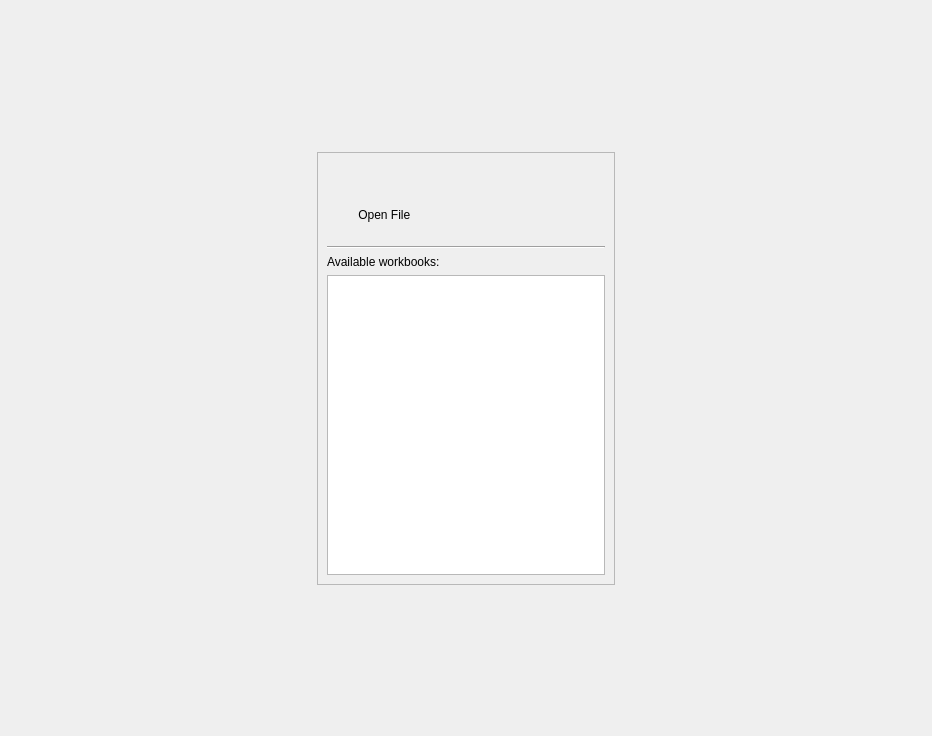
<?xml version="1.0" encoding="UTF-8"?>
<ui version="4.0">
 <class>Form</class>
 <widget class="QWidget" name="Form">
  <property name="geometry">
   <rect>
    <x>0</x>
    <y>0</y>
    <width>932</width>
    <height>736</height>
   </rect>
  </property>
  <property name="windowTitle">
   <string>Form</string>
  </property>
  <layout class="QVBoxLayout" name="verticalLayout_3">
   <item>
    <spacer name="verticalSpacer_2">
     <property name="orientation">
      <enum>Qt::Vertical</enum>
     </property>
     <property name="sizeHint" stdset="0">
      <size>
       <width>20</width>
       <height>40</height>
      </size>
     </property>
    </spacer>
   </item>
   <item>
    <widget class="QFrame" name="frame_3">
     <property name="frameShape">
      <enum>QFrame::NoFrame</enum>
     </property>
     <property name="frameShadow">
      <enum>QFrame::Raised</enum>
     </property>
     <layout class="QHBoxLayout" name="horizontalLayout">
      <item>
       <spacer name="horizontalSpacer">
        <property name="orientation">
         <enum>Qt::Horizontal</enum>
        </property>
        <property name="sizeHint" stdset="0">
         <size>
          <width>40</width>
          <height>20</height>
         </size>
        </property>
       </spacer>
      </item>
      <item>
       <widget class="QFrame" name="frame">
        <property name="frameShape">
         <enum>QFrame::StyledPanel</enum>
        </property>
        <property name="frameShadow">
         <enum>QFrame::Raised</enum>
        </property>
        <layout class="QVBoxLayout" name="verticalLayout">
         <item>
          <widget class="QFrame" name="frame_4">
           <property name="frameShape">
            <enum>QFrame::NoFrame</enum>
           </property>
           <property name="frameShadow">
            <enum>QFrame::Raised</enum>
           </property>
           <layout class="QHBoxLayout" name="horizontalLayout_2">
            <item>
             <widget class="QFrame" name="frame_2">
              <property name="frameShape">
               <enum>QFrame::NoFrame</enum>
              </property>
              <property name="frameShadow">
               <enum>QFrame::Raised</enum>
              </property>
              <layout class="QVBoxLayout" name="verticalLayout_4">
               <item>
                <widget class="QPushButton" name="button_open_file">
                 <property name="sizePolicy">
                  <sizepolicy hsizetype="Preferred" vsizetype="Preferred">
                   <horstretch>0</horstretch>
                   <verstretch>0</verstretch>
                  </sizepolicy>
                 </property>
                 <property name="maximumSize">
                  <size>
                   <width>100</width>
                   <height>16777215</height>
                  </size>
                 </property>
                 <property name="text">
                  <string/>
                 </property>
                 <property name="iconSize">
                  <size>
                   <width>48</width>
                   <height>48</height>
                  </size>
                 </property>
                 <property name="flat">
                  <bool>true</bool>
                 </property>
                </widget>
               </item>
               <item>
                <widget class="QLabel" name="label">
                 <property name="text">
                  <string>    Open File</string>
                 </property>
                 <property name="alignment">
                  <set>Qt::AlignLeading|Qt::AlignLeft|Qt::AlignVCenter</set>
                 </property>
                </widget>
               </item>
              </layout>
             </widget>
            </item>
           </layout>
          </widget>
         </item>
         <item>
          <widget class="Line" name="line">
           <property name="orientation">
            <enum>Qt::Horizontal</enum>
           </property>
          </widget>
         </item>
         <item>
          <widget class="QLabel" name="label_recently_used">
           <property name="text">
            <string>Available workbooks:</string>
           </property>
          </widget>
         </item>
         <item>
          <widget class="QListWidget" name="recent_list">
           <property name="minimumSize">
            <size>
             <width>0</width>
             <height>300</height>
            </size>
           </property>
           <property name="horizontalScrollBarPolicy">
            <enum>Qt::ScrollBarAlwaysOff</enum>
           </property>
           <property name="sizeAdjustPolicy">
            <enum>QAbstractScrollArea::AdjustToContents</enum>
           </property>
           <property name="resizeMode">
            <enum>QListView::Adjust</enum>
           </property>
           <property name="itemAlignment">
            <set>Qt::AlignLeading</set>
           </property>
          </widget>
         </item>
        </layout>
       </widget>
      </item>
      <item>
       <spacer name="horizontalSpacer_2">
        <property name="orientation">
         <enum>Qt::Horizontal</enum>
        </property>
        <property name="sizeHint" stdset="0">
         <size>
          <width>40</width>
          <height>20</height>
         </size>
        </property>
       </spacer>
      </item>
     </layout>
    </widget>
   </item>
   <item>
    <spacer name="verticalSpacer">
     <property name="orientation">
      <enum>Qt::Vertical</enum>
     </property>
     <property name="sizeHint" stdset="0">
      <size>
       <width>20</width>
       <height>40</height>
      </size>
     </property>
    </spacer>
   </item>
  </layout>
 </widget>
 <resources/>
 <connections/>
</ui>
